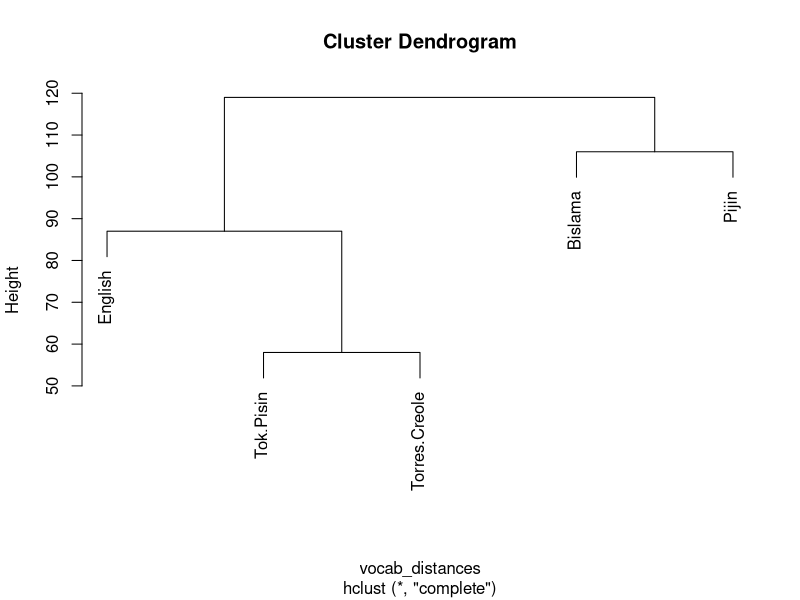
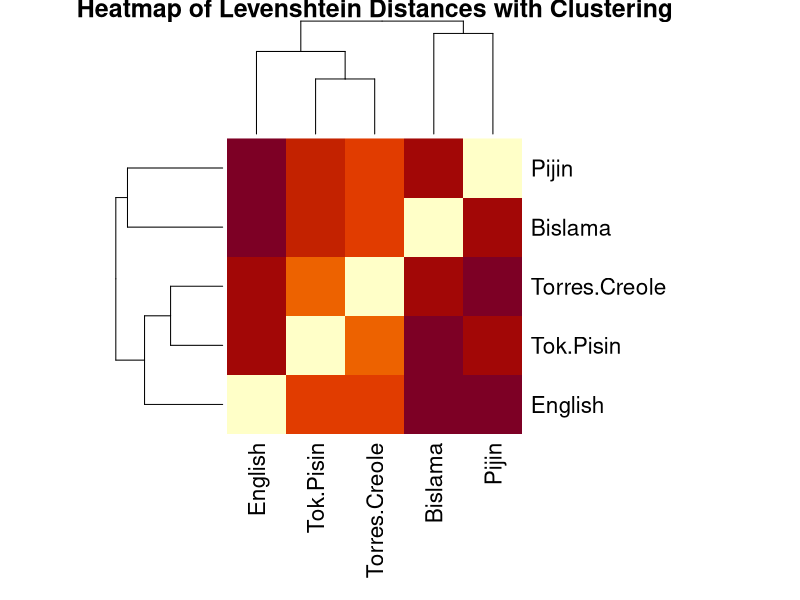

Here is the R script that generated these plots, in order: (Note: this script raises an error after producing the figures.)
#Set the working directory to the directory of the file
setwd(dirname(rstudioapi::getActiveDocumentContext()$path))

#Library for cluster analysis
library(cluster)
library(stringdist)
library(gplots)

#Load the vocab data from the merged data file
vocab_data <- read.csv("../data/merged_data_4_asjp.csv")

#Set the rownames to be the English equivalents
rownames(vocab_data) <- vocab_data$English
View(vocab_data)

#Calculate the Levenshtein distance for all languages
distances_matrix <- stringdistmatrix(vocab_data, vocab_data, method = "lv")
rownames(distances_matrix) <- names(vocab_data)
colnames(distances_matrix) <- names(vocab_data)
View(distances_matrix)

#Cluster the languages based on the distance matrix
vocab_distances <- as.dist(distances_matrix)
vocab_cluster <- hclust(vocab_distances,method="complete")
plot(vocab_cluster)

heatmap(as.matrix(vocab_distances),
          Rowv = as.dendrogram(vocab_cluster),  # Row clustering
          Colv = as.dendrogram(vocab_cluster),  # Column clustering
          trace = "none",            # No trace lines inside the heatmap
          dendrogram = "both",        # Add dendrograms to both axes
          margins = c(10, 10),        # Margins for axis labels
          labRow = names(vocab_data),    # Row labels (vocabulary)
          labCol = names(vocab_data),    # Column labels (vocabulary)
          main = "Heatmap of Levenshtein Distances with Clustering")

#Load the grammar data from the merged data file
grammar_data <- read.csv("../data/merged_grammar_5.csv")
rownames(grammar_data) <- grammar_data$Feature.ID
grammar_data <- grammar_data[c(3, 4, 5, 6, 7)]

#Transpose data for distance calculation
grammar_data.transposed <- data.frame(t(grammar_data))
View(grammar_data.transposed)

#Calculate distances and cluster the results
grammar_distances <- daisy(grammar_data.transposed, metric = "gower",type = list(symm = c(1:5)))
library(MASS)
write.matrix(grammar_distances,file="../results/grammar_distance_matrix.csv",sep=",")
grammar_cluster <- hclust(grammar_distances,method="complete")
plot(grammar_cluster, xlab="Languages", main="Distance Dendrogram", sub="")

heatmap(as.matrix(grammar_distances),
        Rowv = as.dendrogram(grammar_cluster),  # Row clustering
        Colv = as.dendrogram(grammar_cluster),  # Column clustering
        trace = "none",            # No trace lines inside the heatmap
        dendrogram = "both",        # Add dendrograms to both axes
        margins = c(10, 10),        # Margins for axis labels
        labRow = names(grammar_data),    # Row labels (grammar)
        labCol = names(grammar_data),    # Column labels (grammar)
        main = "Heatmap of Levenshtein Distances with Clustering")

### Manual calculation of the Levenshtein distance using the uncleaned data and loops
vocab_data_uc <- read.csv("../data/merged_data_4.csv")

#Set the rownames to be the English equivalents
rownames(vocab_data_uc) <- vocab_data_uc$English
View(vocab_data_uc)
library(data.table)

#Loop through all rows of the data manually
total_distance_matrix <- matrix(0, 5, 5)
for (x in 1:nrow(vocab_data_uc)) {
#for (x in 12:12) {
  row = vocab_data_uc[x,]
  #Loop through all entries in a line manually
  current_row_vocab <- c()
  for (l in 1:ncol(row)) {
    #Split up the entries separated by the '/' symbol
    strings <- strsplit(row[,l], split='/', fixed = TRUE)
    current_row_vocab <- append(current_row_vocab, strings)
  }
  #Replace all empty entries with empty strings to avoid self destruction of program
  current_row_vocab[lengths(current_row_vocab) == 0] <- ""
  #Expand the data frame to contain all possible combinations
  frame <- expand.grid(current_row_vocab)
  #Placeholder variables for finding the smallest distance matrix
  ph_matrix <- matrix(1000, 5, 5)
  smallest_distance_matrix <- c()
  #smallest_sum <- 1000
  #Calculating the distance matrix for all data combinations
  for (d in 1:nrow(frame)) {
    local_row <- unlist(frame[d,], use.names=FALSE)
    local_distances <- stringdistmatrix(local_row, local_row, method = "lv")
    #If the new distance matrix is smaller than the previous one, update it
    #if (sum(local_distances) <= smallest_sum) {
      #smallest_sum <- sum(local_distances)
      #smallest_distance_matrix <- local_distances
    #}
    for (row in 1:5) {
      for (col in 1:5) {
        if (local_distances[row, col] <= ph_matrix[row, col]) {
          ph_matrix[row, col] <- local_distances[row, col]
        }
      }
    }
  }
  #Adding the current distances to the kumulative total distance matrix
  total_distance_matrix <- total_distance_matrix + ph_matrix
}
#Preparing the total distance matrix to be viewed
rownames(total_distance_matrix) <- names(vocab_data_uc)
colnames(total_distance_matrix) <- names(vocab_data_uc)
View(total_distance_matrix)
library(MASS)
write.matrix(total_distance_matrix,file="../results/vocab_distance_matrix.csv",sep=",")

vocab_distances_m <- as.dist(total_distance_matrix)
vocab_cluster_m <- hclust(vocab_distances_m,method="complete")
plot(vocab_cluster_m, xlab="Languages", main="Distance Dendrogram", sub="")
